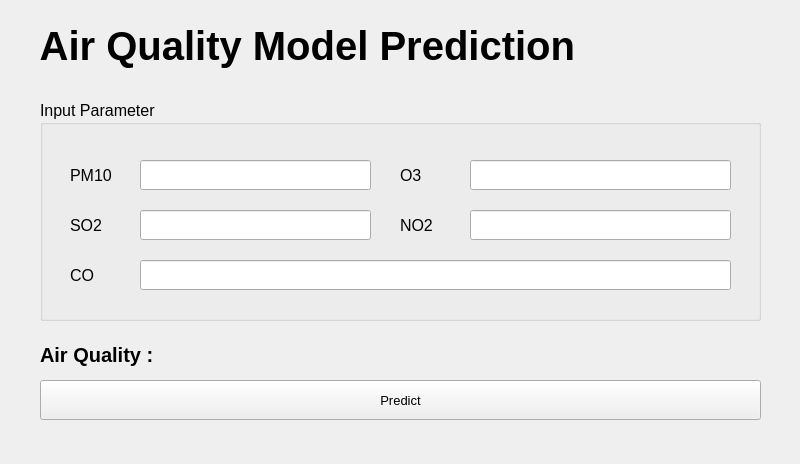
<?xml version="1.0" encoding="UTF-8"?>
<ui version="4.0">
 <class>Form</class>
 <widget class="QWidget" name="Form">
  <property name="geometry">
   <rect>
    <x>0</x>
    <y>0</y>
    <width>800</width>
    <height>464</height>
   </rect>
  </property>
  <property name="windowTitle">
   <string>Form</string>
  </property>
  <widget class="QPushButton" name="predictButton">
   <property name="geometry">
    <rect>
     <x>40</x>
     <y>380</y>
     <width>721</width>
     <height>40</height>
    </rect>
   </property>
   <property name="font">
    <font>
     <pointsize>10</pointsize>
    </font>
   </property>
   <property name="text">
    <string>Predict</string>
   </property>
  </widget>
  <widget class="QLabel" name="label">
   <property name="geometry">
    <rect>
     <x>30</x>
     <y>20</y>
     <width>721</width>
     <height>51</height>
    </rect>
   </property>
   <property name="styleSheet">
    <string notr="true">font-size: 40px;
font-weight: bold;</string>
   </property>
   <property name="text">
    <string> Air Quality Model Prediction</string>
   </property>
  </widget>
  <widget class="QGroupBox" name="groupBox">
   <property name="geometry">
    <rect>
     <x>40</x>
     <y>100</y>
     <width>721</width>
     <height>221</height>
    </rect>
   </property>
   <property name="font">
    <font>
     <pointsize>12</pointsize>
    </font>
   </property>
   <property name="title">
    <string>Input Parameter</string>
   </property>
   <property name="flat">
    <bool>false</bool>
   </property>
   <property name="checkable">
    <bool>false</bool>
   </property>
   <widget class="QLineEdit" name="pm10_input">
    <property name="geometry">
     <rect>
      <x>100</x>
      <y>60</y>
      <width>231</width>
      <height>30</height>
     </rect>
    </property>
   </widget>
   <widget class="QLabel" name="label_2">
    <property name="geometry">
     <rect>
      <x>30</x>
      <y>60</y>
      <width>71</width>
      <height>30</height>
     </rect>
    </property>
    <property name="font">
     <font>
      <pointsize>12</pointsize>
     </font>
    </property>
    <property name="text">
     <string>PM10</string>
    </property>
   </widget>
   <widget class="QLineEdit" name="so2_input">
    <property name="geometry">
     <rect>
      <x>100</x>
      <y>110</y>
      <width>231</width>
      <height>30</height>
     </rect>
    </property>
   </widget>
   <widget class="QLabel" name="label_3">
    <property name="geometry">
     <rect>
      <x>30</x>
      <y>110</y>
      <width>51</width>
      <height>30</height>
     </rect>
    </property>
    <property name="font">
     <font>
      <pointsize>12</pointsize>
     </font>
    </property>
    <property name="text">
     <string>SO2</string>
    </property>
   </widget>
   <widget class="QLabel" name="label_4">
    <property name="geometry">
     <rect>
      <x>360</x>
      <y>60</y>
      <width>51</width>
      <height>30</height>
     </rect>
    </property>
    <property name="font">
     <font>
      <pointsize>12</pointsize>
     </font>
    </property>
    <property name="text">
     <string>O3</string>
    </property>
   </widget>
   <widget class="QLineEdit" name="o3_input">
    <property name="geometry">
     <rect>
      <x>430</x>
      <y>60</y>
      <width>261</width>
      <height>30</height>
     </rect>
    </property>
   </widget>
   <widget class="QLabel" name="label_5">
    <property name="geometry">
     <rect>
      <x>360</x>
      <y>110</y>
      <width>71</width>
      <height>30</height>
     </rect>
    </property>
    <property name="font">
     <font>
      <pointsize>12</pointsize>
     </font>
    </property>
    <property name="text">
     <string>NO2</string>
    </property>
   </widget>
   <widget class="QLineEdit" name="no2_input">
    <property name="geometry">
     <rect>
      <x>430</x>
      <y>110</y>
      <width>261</width>
      <height>30</height>
     </rect>
    </property>
   </widget>
   <widget class="QLineEdit" name="co_input">
    <property name="geometry">
     <rect>
      <x>100</x>
      <y>160</y>
      <width>591</width>
      <height>30</height>
     </rect>
    </property>
   </widget>
   <widget class="QLabel" name="label_6">
    <property name="geometry">
     <rect>
      <x>30</x>
      <y>160</y>
      <width>51</width>
      <height>30</height>
     </rect>
    </property>
    <property name="font">
     <font>
      <pointsize>12</pointsize>
     </font>
    </property>
    <property name="text">
     <string>CO</string>
    </property>
   </widget>
  </widget>
  <widget class="QLabel" name="result_label">
   <property name="geometry">
    <rect>
     <x>40</x>
     <y>340</y>
     <width>571</width>
     <height>30</height>
    </rect>
   </property>
   <property name="styleSheet">
    <string notr="true">font-weight: 500;
font-size: 20px;
</string>
   </property>
   <property name="text">
    <string>Air Quality :</string>
   </property>
  </widget>
  <zorder>groupBox</zorder>
  <zorder>predictButton</zorder>
  <zorder>label</zorder>
  <zorder>result_label</zorder>
 </widget>
 <resources/>
 <connections/>
</ui>
